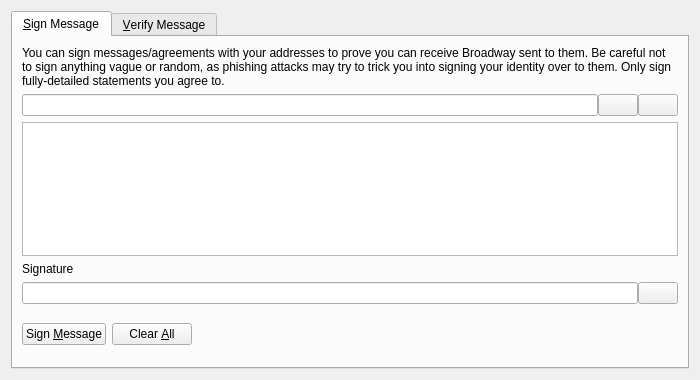
<?xml version="1.0" encoding="UTF-8"?>
<ui version="4.0">
 <class>SignVerifyMessageDialog</class>
 <widget class="QDialog" name="SignVerifyMessageDialog">
  <property name="geometry">
   <rect>
    <x>0</x>
    <y>0</y>
    <width>700</width>
    <height>380</height>
   </rect>
  </property>
  <property name="windowTitle">
   <string>Signatures - Sign / Verify a Message</string>
  </property>
  <property name="modal">
   <bool>true</bool>
  </property>
  <layout class="QVBoxLayout" name="verticalLayout">
   <item>
    <widget class="QTabWidget" name="tabWidget">
     <property name="currentIndex">
      <number>0</number>
     </property>
     <widget class="QWidget" name="tabSignMessage">
      <attribute name="title">
       <string>&amp;Sign Message</string>
      </attribute>
      <layout class="QVBoxLayout" name="verticalLayout_SM">
       <item>
        <widget class="QLabel" name="infoLabel_SM">
         <property name="text">
          <string>You can sign messages/agreements with your addresses to prove you can receive Broadway sent to them. Be careful not to sign anything vague or random, as phishing attacks may try to trick you into signing your identity over to them. Only sign fully-detailed statements you agree to.</string>
         </property>
         <property name="textFormat">
          <enum>Qt::PlainText</enum>
         </property>
         <property name="wordWrap">
          <bool>true</bool>
         </property>
        </widget>
       </item>
       <item>
        <layout class="QHBoxLayout" name="horizontalLayout_1_SM">
         <property name="spacing">
          <number>0</number>
         </property>
         <item>
          <widget class="QValidatedLineEdit" name="addressIn_SM">
           <property name="toolTip">
            <string>The Broadway address to sign the message with</string>
           </property>
          </widget>
         </item>
         <item>
          <widget class="QPushButton" name="addressBookButton_SM">
           <property name="toolTip">
            <string>Choose previously used address</string>
           </property>
           <property name="text">
            <string/>
           </property>
           <property name="shortcut">
            <string>Alt+A</string>
           </property>
           <property name="autoDefault">
            <bool>false</bool>
           </property>
          </widget>
         </item>
         <item>
          <widget class="QPushButton" name="pasteButton_SM">
           <property name="toolTip">
            <string>Paste address from clipboard</string>
           </property>
           <property name="text">
            <string/>
           </property>
           <property name="shortcut">
            <string>Alt+P</string>
           </property>
           <property name="autoDefault">
            <bool>false</bool>
           </property>
          </widget>
         </item>
        </layout>
       </item>
       <item>
        <widget class="QPlainTextEdit" name="messageIn_SM">
         <property name="toolTip">
          <string>Enter the message you want to sign here</string>
         </property>
        </widget>
       </item>
       <item>
        <widget class="QLabel" name="signatureLabel_SM">
         <property name="text">
          <string>Signature</string>
         </property>
         <property name="textFormat">
          <enum>Qt::PlainText</enum>
         </property>
        </widget>
       </item>
       <item>
        <layout class="QHBoxLayout" name="horizontalLayout_2_SM">
         <property name="spacing">
          <number>0</number>
         </property>
         <item>
          <widget class="QLineEdit" name="signatureOut_SM">
           <property name="font">
            <font>
             <italic>true</italic>
            </font>
           </property>
           <property name="readOnly">
            <bool>true</bool>
           </property>
          </widget>
         </item>
         <item>
          <widget class="QPushButton" name="copySignatureButton_SM">
           <property name="toolTip">
            <string>Copy the current signature to the system clipboard</string>
           </property>
           <property name="text">
            <string/>
           </property>
           <property name="autoDefault">
            <bool>false</bool>
           </property>
          </widget>
         </item>
        </layout>
       </item>
       <item>
        <layout class="QHBoxLayout" name="horizontalLayout_3_SM">
         <item>
          <widget class="QPushButton" name="signMessageButton_SM">
           <property name="toolTip">
            <string>Sign the message to prove you own this Broadway address</string>
           </property>
           <property name="text">
            <string>Sign &amp;Message</string>
           </property>
           <property name="autoDefault">
            <bool>false</bool>
           </property>
          </widget>
         </item>
         <item>
          <widget class="QPushButton" name="clearButton_SM">
           <property name="toolTip">
            <string>Reset all sign message fields</string>
           </property>
           <property name="text">
            <string>Clear &amp;All</string>
           </property>
           <property name="autoDefault">
            <bool>false</bool>
           </property>
          </widget>
         </item>
         <item>
          <spacer name="horizontalSpacer_1_SM">
           <property name="orientation">
            <enum>Qt::Horizontal</enum>
           </property>
           <property name="sizeHint" stdset="0">
            <size>
             <width>40</width>
             <height>48</height>
            </size>
           </property>
          </spacer>
         </item>
         <item>
          <widget class="QLabel" name="statusLabel_SM">
           <property name="font">
            <font>
             <weight>75</weight>
             <bold>true</bold>
            </font>
           </property>
           <property name="text">
            <string/>
           </property>
           <property name="wordWrap">
            <bool>true</bool>
           </property>
          </widget>
         </item>
         <item>
          <spacer name="horizontalSpacer_2_SM">
           <property name="orientation">
            <enum>Qt::Horizontal</enum>
           </property>
           <property name="sizeHint" stdset="0">
            <size>
             <width>40</width>
             <height>48</height>
            </size>
           </property>
          </spacer>
         </item>
        </layout>
       </item>
      </layout>
     </widget>
     <widget class="QWidget" name="tabVerifyMessage">
      <attribute name="title">
       <string>&amp;Verify Message</string>
      </attribute>
      <layout class="QVBoxLayout" name="verticalLayout_VM">
       <item>
        <widget class="QLabel" name="infoLabel_VM">
         <property name="text">
          <string>Enter the receiver's address, message (ensure you copy line breaks, spaces, tabs, etc. exactly) and signature below to verify the message. Be careful not to read more into the signature than what is in the signed message itself, to avoid being tricked by a man-in-the-middle attack. Note that this only proves the signing party receives with the address, it cannot prove sendership of any transaction!</string>
         </property>
         <property name="textFormat">
          <enum>Qt::PlainText</enum>
         </property>
         <property name="alignment">
          <set>Qt::AlignLeading|Qt::AlignLeft|Qt::AlignTop</set>
         </property>
         <property name="wordWrap">
          <bool>true</bool>
         </property>
        </widget>
       </item>
       <item>
        <layout class="QHBoxLayout" name="horizontalLayout_1_VM">
         <property name="spacing">
          <number>0</number>
         </property>
         <item>
          <widget class="QValidatedLineEdit" name="addressIn_VM">
           <property name="toolTip">
            <string>The Broadway address the message was signed with</string>
           </property>
          </widget>
         </item>
         <item>
          <widget class="QPushButton" name="addressBookButton_VM">
           <property name="toolTip">
            <string>Choose previously used address</string>
           </property>
           <property name="text">
            <string/>
           </property>
           <property name="shortcut">
            <string>Alt+A</string>
           </property>
           <property name="autoDefault">
            <bool>false</bool>
           </property>
          </widget>
         </item>
        </layout>
       </item>
       <item>
        <widget class="QPlainTextEdit" name="messageIn_VM"/>
       </item>
       <item>
        <widget class="QValidatedLineEdit" name="signatureIn_VM"/>
       </item>
       <item>
        <layout class="QHBoxLayout" name="horizontalLayout_2_VM">
         <item>
          <widget class="QPushButton" name="verifyMessageButton_VM">
           <property name="toolTip">
            <string>Verify the message to ensure it was signed with the specified Broadway address</string>
           </property>
           <property name="text">
            <string>Verify &amp;Message</string>
           </property>
           <property name="autoDefault">
            <bool>false</bool>
           </property>
          </widget>
         </item>
         <item>
          <widget class="QPushButton" name="clearButton_VM">
           <property name="toolTip">
            <string>Reset all verify message fields</string>
           </property>
           <property name="text">
            <string>Clear &amp;All</string>
           </property>
           <property name="autoDefault">
            <bool>false</bool>
           </property>
          </widget>
         </item>
         <item>
          <spacer name="horizontalSpacer_1_VM">
           <property name="orientation">
            <enum>Qt::Horizontal</enum>
           </property>
           <property name="sizeHint" stdset="0">
            <size>
             <width>40</width>
             <height>48</height>
            </size>
           </property>
          </spacer>
         </item>
         <item>
          <widget class="QLabel" name="statusLabel_VM">
           <property name="font">
            <font>
             <weight>75</weight>
             <bold>true</bold>
            </font>
           </property>
           <property name="text">
            <string/>
           </property>
           <property name="wordWrap">
            <bool>true</bool>
           </property>
          </widget>
         </item>
         <item>
          <spacer name="horizontalSpacer_2_VM">
           <property name="orientation">
            <enum>Qt::Horizontal</enum>
           </property>
           <property name="sizeHint" stdset="0">
            <size>
             <width>40</width>
             <height>48</height>
            </size>
           </property>
          </spacer>
         </item>
        </layout>
       </item>
      </layout>
     </widget>
    </widget>
   </item>
  </layout>
 </widget>
 <customwidgets>
  <customwidget>
   <class>QValidatedLineEdit</class>
   <extends>QLineEdit</extends>
   <header>qvalidatedlineedit.h</header>
  </customwidget>
 </customwidgets>
 <resources>
  <include location="../broadway.qrc"/>
 </resources>
 <connections/>
</ui>
